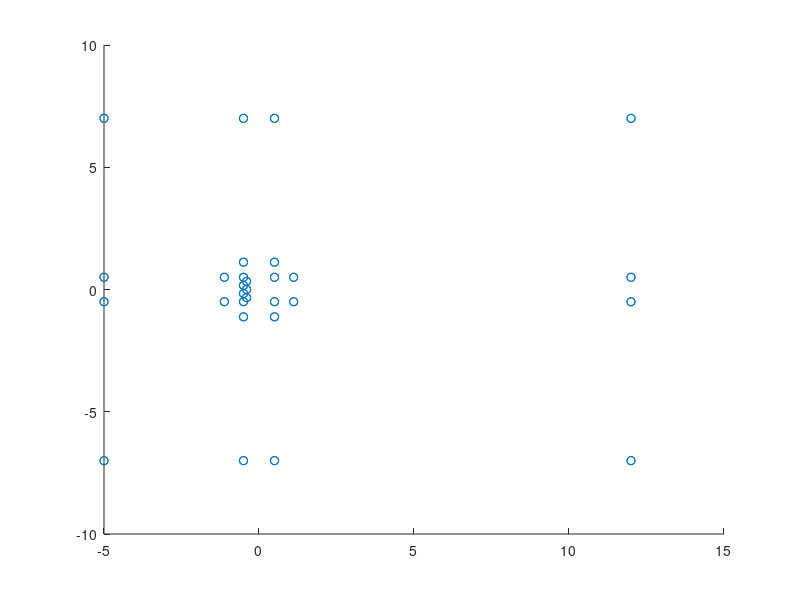

The MATLAB script that drew this image:
% Vertex Wind Turbine
clc;

% Dimensions to Change
numSpikes = 3;
if numSpikes <= 0
    numSpikes = 0.5;
end
yBox = 1;                                   % Length of box.
xBox = 1;                                   % Width of box.
xSpikes = 0.1;                             % Dip of spikes.
r0 = 1.5;                                   % Boundary layer radius.
xNeg = 5;                                   % Front length of box.
xPos = 12;                                  % Back length of box.
yTot = 7;                                   % Upper edge of box.

% Set Dimensions
ySpikes = yBox / (2*(numSpikes-1) + 2);
zDiff = 0.1;
r = r0 * max(yBox,xBox);

vertices = zeros(2*(24+(2*(numSpikes-1)+1)),3);
for z = 1:2
    % Inner Square and Spikes
    vertices(1+(z-1)*size(vertices,1)/2,:) = [xBox/2, yBox/2, (z-1)*zDiff];
    vertices(2+(z-1)*size(vertices,1)/2,:) = [-xBox/2, yBox/2, (z-1)*zDiff];
    for i = 1:2*(numSpikes-1)+1
        if mod(i,2)
            vertices((i+2)+(z-1)*size(vertices,1)/2,:) = [-xBox/2+xSpikes, yBox/2-ySpikes*i, (z-1)*zDiff];
        else
            vertices((i+2)+(z-1)*size(vertices,1)/2,:) = [-xBox/2, yBox/2-ySpikes*i, (z-1)*zDiff];
        end
    end
    vertices(3+2*(numSpikes-1)+1+(z-1)*size(vertices,1)/2,:) = [-xBox/2,-yBox/2, (z-1)*zDiff];
    vertices(4+2*(numSpikes-1)+1+(z-1)*size(vertices,1)/2,:) = [xBox/2,-yBox/2, (z-1)*zDiff];

    % Radial Circle
    thetaX = acos(xBox/r);
    thetaY = acos(yBox/r);
    
    for quad = 1:4

        if quad <= 2
            signY = 1;
        else
            signY = -1;
        end

        if quad >= 2 && quad <= 3
            signX = -1;
        else
            signX = 1;
        end

        boolOdd = mod(quad,2);
        boolEven = ~mod(quad,2);
        vertices(boolOdd+5+2*(quad-1)+2*(numSpikes-1)+1+(z-1)*size(vertices,1)/2,:) = [signX*r*sin(thetaY), signY * yBox/2, (z-1)*zDiff];
        vertices(boolEven+5+2*(quad-1)+2*(numSpikes-1)+1+(z-1)*size(vertices,1)/2,:) = [signX*xBox/2, signY * r*sin(thetaX), (z-1)*zDiff];
    end

    % Outer edges of box
    % Top Edge
    vertices(13+2*(numSpikes-1)+1+(z-1)*size(vertices,1)/2,:) = [xPos,yBox/2, (z-1)*zDiff];
    vertices(14+2*(numSpikes-1)+1+(z-1)*size(vertices,1)/2,:) = [xPos,yTot, (z-1)*zDiff];
    vertices(15+2*(numSpikes-1)+1+(z-1)*size(vertices,1)/2,:) = [xBox/2,yTot, (z-1)*zDiff];
    vertices(16+2*(numSpikes-1)+1+(z-1)*size(vertices,1)/2,:) = [-xBox/2,yTot, (z-1)*zDiff];
    vertices(17+2*(numSpikes-1)+1+(z-1)*size(vertices,1)/2,:) = [-xNeg,yTot, (z-1)*zDiff];
    vertices(18+2*(numSpikes-1)+1+(z-1)*size(vertices,1)/2,:) = [-xNeg,yBox/2, (z-1)*zDiff];
    % Bot Edge
    vertices(19+2*(numSpikes-1)+1+(z-1)*size(vertices,1)/2,:) = [-xNeg,-yBox/2, (z-1)*zDiff];
    vertices(20+2*(numSpikes-1)+1+(z-1)*size(vertices,1)/2,:) = [-xNeg,-yTot, (z-1)*zDiff];
    vertices(21+2*(numSpikes-1)+1+(z-1)*size(vertices,1)/2,:) = [-xBox/2,-yTot, (z-1)*zDiff];
    vertices(22+2*(numSpikes-1)+1+(z-1)*size(vertices,1)/2,:) = [xBox/2,-yTot, (z-1)*zDiff];
    vertices(23+2*(numSpikes-1)+1+(z-1)*size(vertices,1)/2,:) = [xPos,-yTot, (z-1)*zDiff];
    vertices(24+2*(numSpikes-1)+1+(z-1)*size(vertices,1)/2,:) = [xPos,-yBox/2, (z-1)*zDiff];
end

figure;
scatter(vertices(:,1),vertices(:,2));
